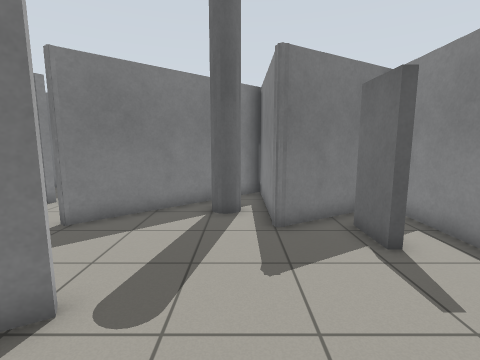
view 1 (above)

18 first-person views from a walk through a Gazebo world. The camera is 1.2 m above the floor, tilts 8° down and sees 85° across. The floor is counted in squares, 0.5 m on a side. Each view is taken from the middle of a square. On the plan, view 1 faces up. The plan holds only what a view shows up to about 17 squares ahead; the rest is blank. The place goes on beyond the plan.

view 2
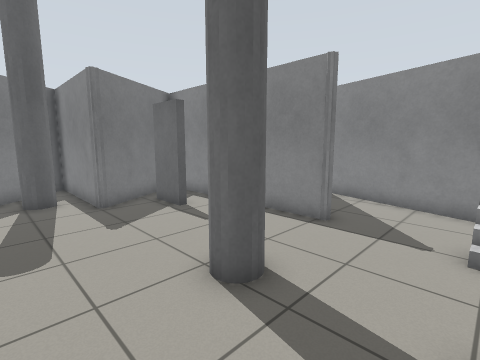

view 3
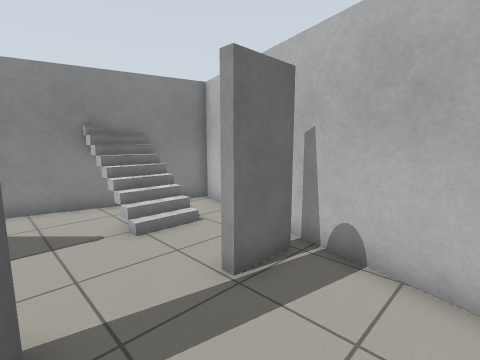

view 4
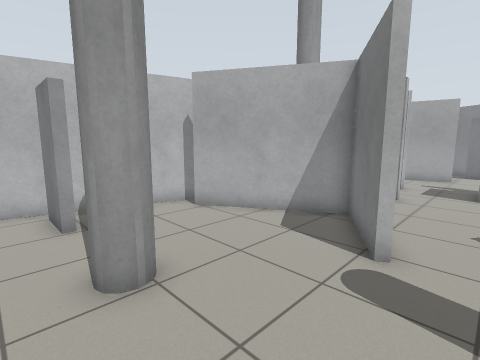

view 5
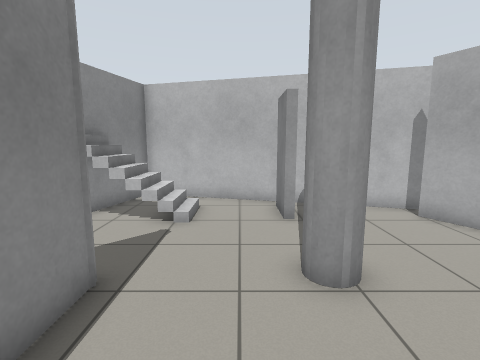

view 6
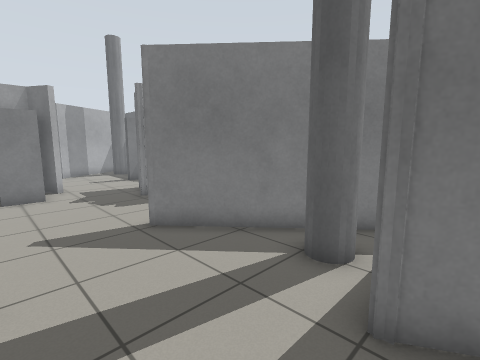

view 7
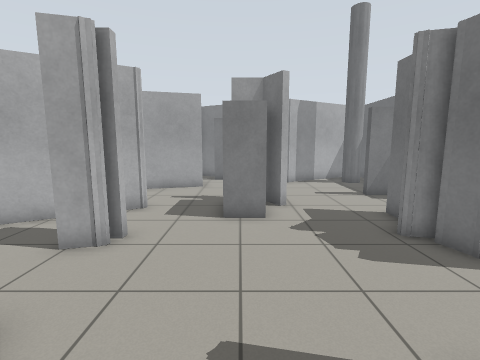

view 8
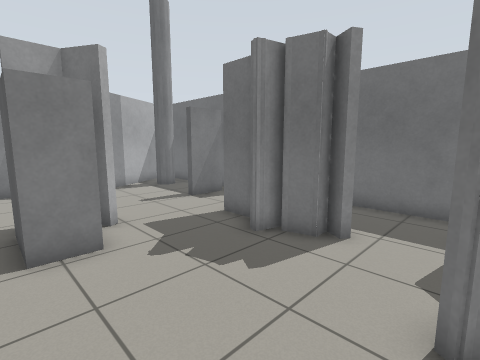

view 9
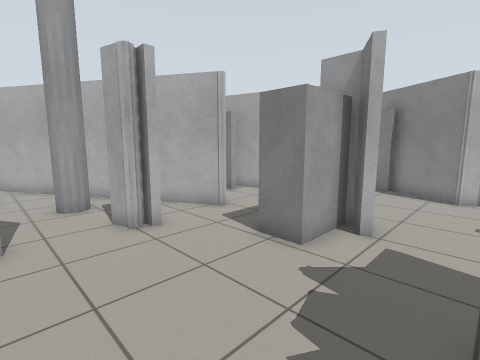

view 10
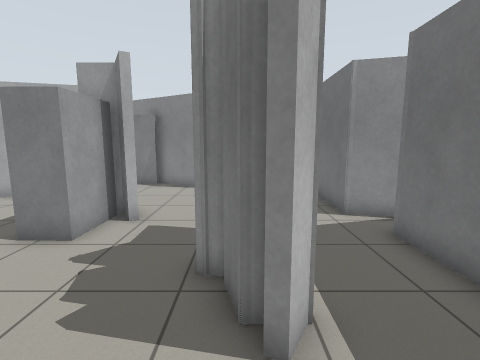

view 11
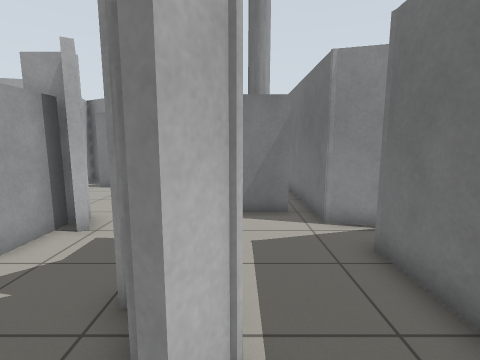

view 12
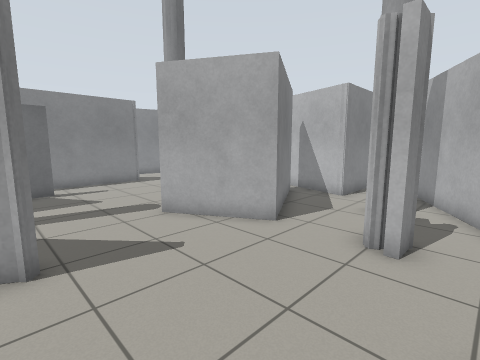

view 13
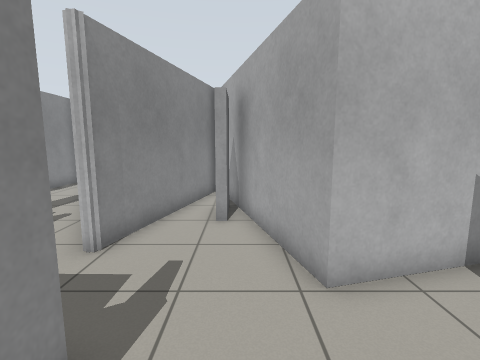

view 14
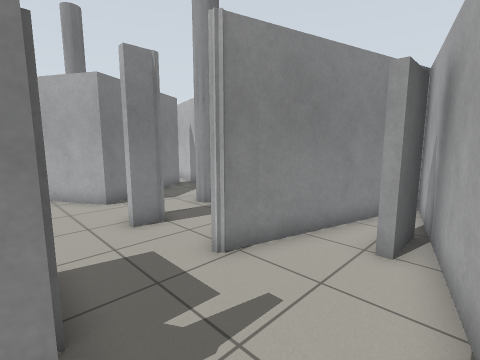

view 15
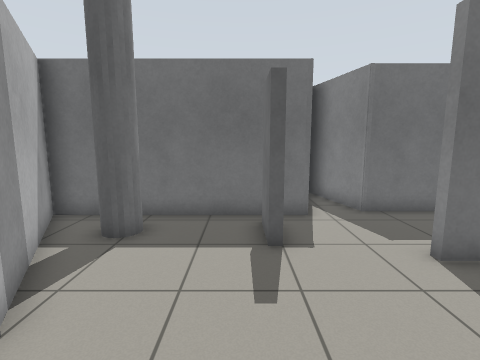

view 16
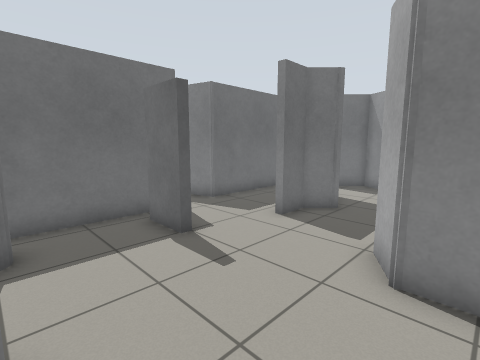

view 17
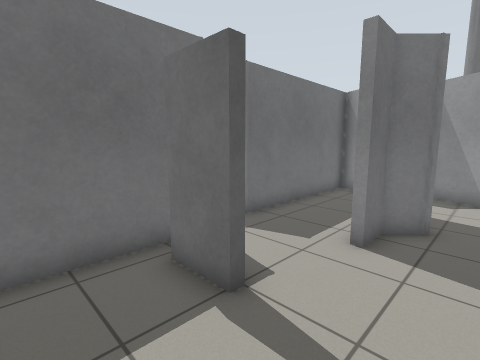

view 18
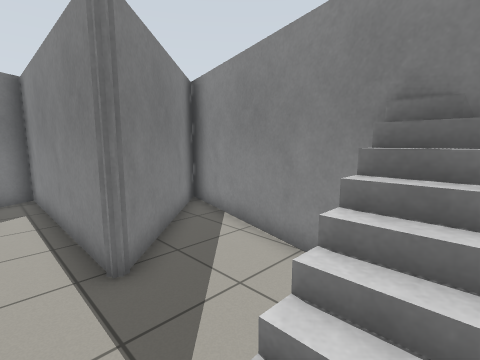

### Floor plan
Points are (right, up) in squares from view 1. A wall is a line through its corners. A room is listed if a view was taken in it or the views show most of it. See-through windows are left out.
Room 1 (views 1, 2, 3, 4, 5, 6, 18)
walls: (-2.5, 3.4) (-5.8, 1.5) (-2.9, -3.5); (-3.9, -4.3) (7.3, -7.2) (10.5, 4.7); (10, 5) (5.5, 0.5) (5.5, 9.8) (1.1, 7.2) (1, 7.4) (1, 12.8) (-4.2, 8.2)
ways out: opening at (-3.2, 5.5) to room 2
objects: grey pole (-1, 9) to (0, 10); door leaf (1, -5) to (2, -3); grey pole (1, 0) to (2, 1); door leaf (3, 6) to (4, 7)
Room 2 (views 7, 8, 9, 10, 11, 12, 13, 14, 15, 16, 17)
walls: (-13.3, 6.3) (-14, 5.9) (-14, 5.5); (-14.3, 4.6) (-14.3, 6.1) (-13.3, 6.6); (-9.4, 2.1) (-9.4, 1.5) (-9.1, 1.8) (-8.9, 1.8) (-8.6, 0.8); (-9.3, 10.1) (-9.6, 9.2) (-9.8, 9.3) (-10.6, 10.1) (-11.9, 10.1) (-11.9, 10.5); (-9.7, 1) (-9.7, 2.1); (-7.6, 10.2) (-8.2, 10.6) (-8.2, 10) (-9.1, 9.8); (-8.5, 11.1) (-7.5, 10.5); (-4.2, 8.2) (-5.1, 7.4) (-5.3, 7.5) (-3.7, 10.3) (-4.8, 11.4); (-13.3, 15.2) (-13.7, 13.6) (-22.3, 13.6) (-19, 8) (-20.7, 5); (-22, 1.7) (-17.5, 2.9) (-15.4, -4.9); (-14.5, -5) (-12.7, 1.7) (-6.8, -8.5); (-4.1, 14.1) (-11.7, 14.1) (-12.1, 15.5); (-3.1, -3.7) (-6.2, 1.6) (-2.7, 3.6); (-6, -8.5) (-6, -3.7) (-3.9, -4.3)
ways out: opening at (-3.2, 5.5) to room 1
objects: door leaf (-20, 3) to (-20, 5); grey pole (-20, 11) to (-19, 12); door leaf (-15, -3) to (-15, -1); door leaf (-15, 11) to (-15, 13); grey box (-13, 4) to (-11, 6); grey pole (-9, -2) to (-8, -1)

Where each view was taken, in squares from view 1:
view 1: 0 up, 0 right, facing up
view 2: 3 down, 2 left, facing up-right
view 3: 0 up, 2 left, facing down-right
view 4: 5 up, 3 right, facing down-left
view 5: 5 up, 3 right, facing down
view 6: 4 up, 2 right, facing up-left
view 7: 5 up, 3 left, facing left
view 8: 4 up, 5 left, facing up-left
view 9: 9 up, 6 left, facing down-left
view 10: 10 up, 5 left, facing left
view 11: 11 up, 6 left, facing left
view 12: 8 up, 11 left, facing down-right
view 13: 7 up, 16 left, facing down
view 14: 5 up, 17 left, facing down-right
view 15: 5 up, 16 left, facing up
view 16: 5 up, 19 left, facing up-right
view 17: 8 up, 18 left, facing up-right
view 18: 4 down, 4 right, facing up-right
